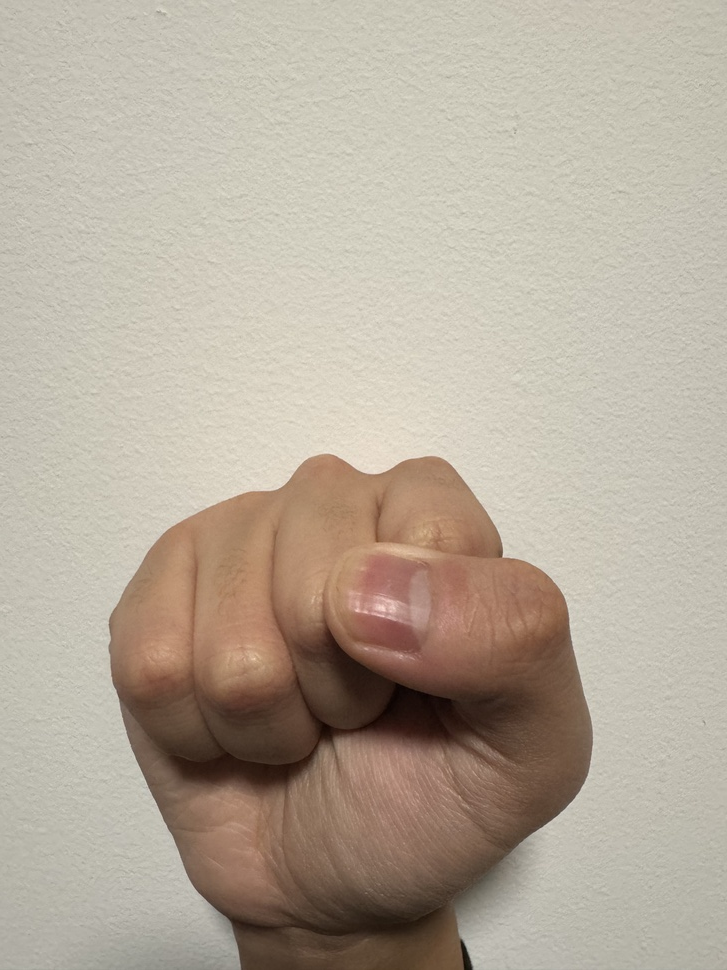
#> input picture Data/Closed_hand.jpeg, 727 x 970 px, shrunk from 3024 x 4032 before the run
$ jupyter execute newbaseline.ipynb   (text cells are left out)
#> lines starting #> are read from the running program, lines starting #| are printed output that depends on the picture; after the words box and inside, x2 and y2 are one past the last pixel; in counts of white or black regions, pixels touching at a corner belong together
[cell 1]
import cv2
import numpy as np
import sys
import os

[cell 2]
def frame_differencing(prev_frame, curr_frame):
    """Calculate frame difference."""
    diff = cv2.absdiff(curr_frame, prev_frame)
    gray = cv2.cvtColor(diff, cv2.COLOR_BGR2GRAY)
    _, thresh = cv2.threshold(gray, 30, 255, cv2.THRESH_BINARY)
    return thresh

def skin_detection(frame):
    """Detect skin in the given frame."""
    hsv = cv2.cvtColor(frame, cv2.COLOR_BGR2HSV)
    lower_skin = np.array([0, 20, 30], dtype=np.uint8)
    upper_skin = np.array([20, 255, 255], dtype=np.uint8)
    mask = cv2.inRange(hsv, lower_skin, upper_skin)
    return mask

# [22 lines left out: functions motion_energy, accumulate_motion_energy, not called in this run]

def find_centroid(binary_image):
    """Find the centroid of binary objects in the image."""
    # Calculate moments of the binary image
    moments = cv2.moments(binary_image)

    # Use the moments to calculate the centroid (cx, cy)
    if moments["m00"] != 0:
        cx = int(moments["m10"] / moments["m00"])
        cy = int(moments["m01"] / moments["m00"])
    else:
        # Default to the center of the image if no mass found
        cx, cy = binary_image.shape[1] // 2, binary_image.shape[0] // 2

    return (cx, cy)

def morph_image(image, morph, kernel_size):
    def erosion(image_cv, kernel_size=4):
        kernel = cv2.getStructuringElement(cv2.MORPH_RECT, (kernel_size, kernel_size))
        image_cv_eroded = cv2.erode(image_cv, kernel)
        return image_cv_eroded

    def dilate(image_cv, kernel_size=4):
        kernel = cv2.getStructuringElement(cv2.MORPH_RECT, (kernel_size, kernel_size))
        image_cv_dilated = cv2.dilate(image_cv, kernel)
        return image_cv_dilated

    if morph == 'dilate':
        image_morphed = dilate(image, kernel_size=kernel_size)
    elif morph == 'erode':
        image_morphed = erosion(image, kernel_size=kernel_size)
    else:
        raise NotImplementedError("Morphological operation not implemented.")

    return image_morphed

[cell 3]
# Define the directory path that contains the images
directory_path = './Data'

# Get a list of file names in the directory
file_names = os.listdir(directory_path)

# Initialize an empty list to store the images
images_with_labels = []

# Define a function to extract labels from filenames
def extract_label(file_name):
    # Assuming the label is part of the filename
    # Implement your own logic here to extract the label
    label = file_name.split('_')[0]  # Example: if file is 'cat_001.jpg', label will be 'cat'
    return label

# Loop over the file names and read each image
for file_name in file_names:
    # Construct the full file path
    file_path = os.path.join(directory_path, file_name)

    # Check if the file path is an image
    if file_path.lower().endswith(('.png', '.jpg', '.jpeg', '.bmp', '.tif', '.tiff')):
        # Read the image using cv2.imread
        image = cv2.imread(file_path)
#> image is the input picture: shape (970, 727, 3); mean B, G, R 155.7, 170.6, 181.8
        image = skin_detection(image)
#> in skin_detection, `mask = cv2.inRange(hsv, lower_skin, upper_skin)`:
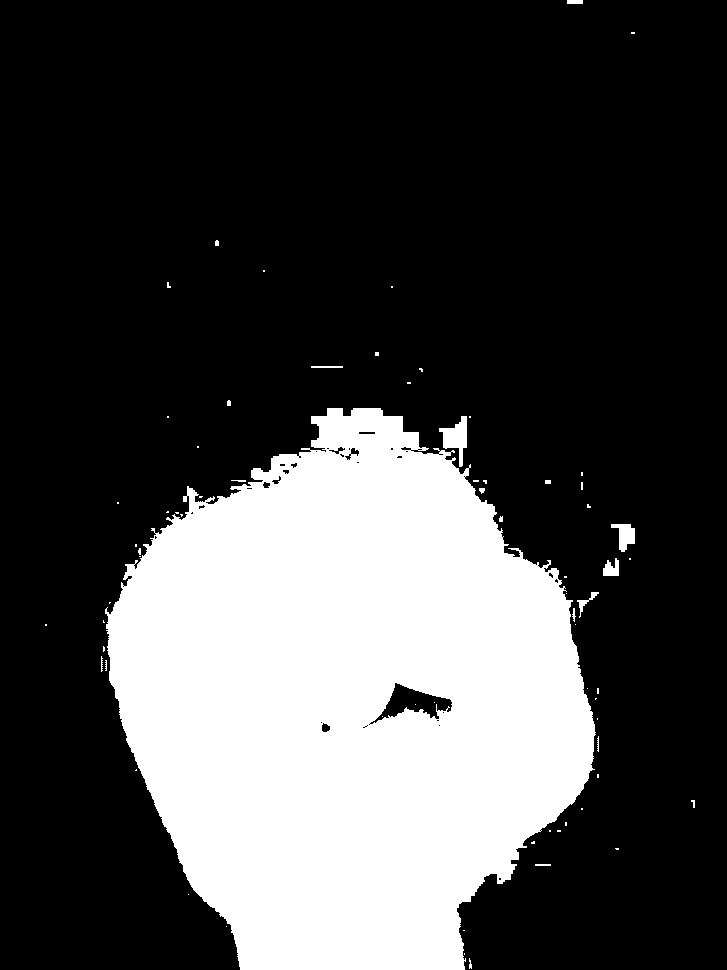
#> mask: shape (970, 727); 27.7% white; 70 white regions (51 under 20 px)

        contours, _ = cv2.findContours(image, cv2.RETR_TREE, cv2.CHAIN_APPROX_SIMPLE)
#> contours = 111 contours, 92 with area under 20; largest, box (x1, y1, x2, y2) and area: (105, 408, 596, 970) 193818, (369, 682, 453, 725) 1462, (439, 416, 467, 467) 598, (611, 524, 635, 552) 344, (603, 558, 619, 576) 166

        max_area = 0
        for cnt in contours:
            M = cv2.moments(cnt)
            if M["m00"] > max_area:  # Update for the largest contour
                max_area = M["m00"]
                perimeter = cv2.arcLength(cnt, True)
                # max_circularity = (4 * np.pi * max_area) / (perimeter ** 2) if perimeter != 0 else 0
                mu20 = M["mu20"] / M["m00"]
                mu02 = M["mu02"] / M["m00"]
                perimeter = cv2.arcLength(cnt, True)
                circularity = (4 * np.pi * max_area) / (perimeter ** 2) if perimeter != 0 else 0
#> this loop made 111 passes
#> (max_area, mu20, mu02, circularity) on passes 30, 33, 37, 54, 56: (82, 33.96, 28.5, 0.14), (166.5, 19.16, 16.08, 0.363), (343.5, 23.94, 49.29, 0.458), (598.5, 47.14, 92.65, 0.331), (193818, 13358.4, 18291, 0.341)
#> after the loop, circularity = 0.341; max_area = 193818; mu02 = 18291; mu20 = 13358.4; perimeter = 2670.6

        # Check if the image was successfully read
        if image is not None:
            label = extract_label(file_name)
            images_with_labels.append((circularity, label))  # Add a tuple (image, label) to the list
        else:
            print(f"Failed to read image: {file_path}")
    else:
        print(f"Skipped non-image file: {file_path}")
#> pass 2 of the loop `for file_name in file_names:`:
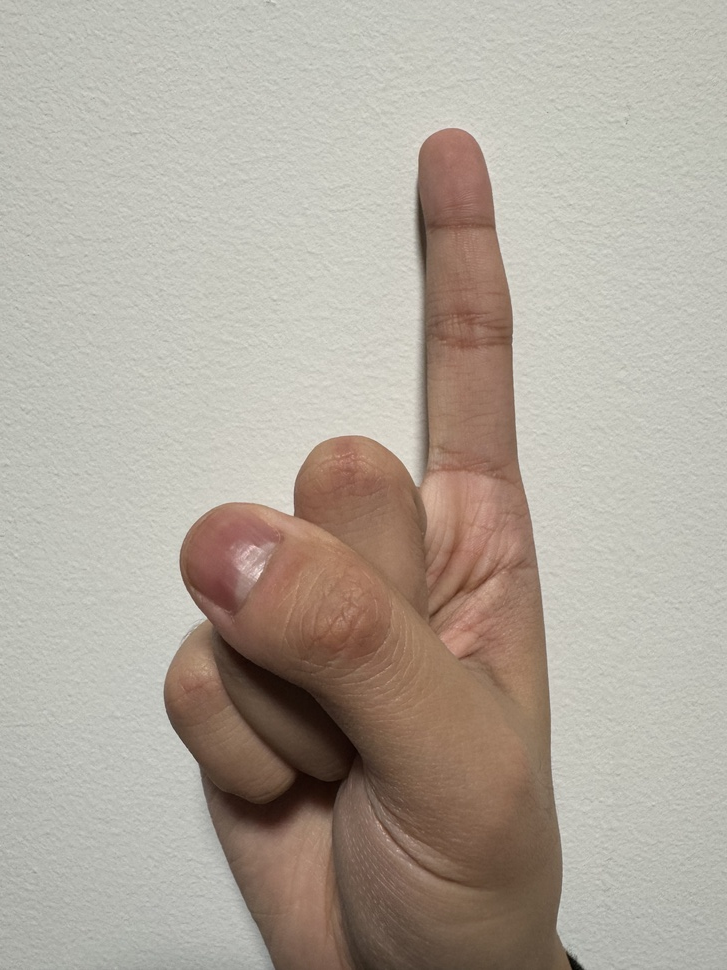
#> input picture Data/One.jpeg, 727 x 970 px, shrunk from 3024 x 4032 before the run
#> image is the input picture: shape (970, 727, 3); mean B, G, R 157.2, 168.3, 177.1
#> in skin_detection (call 2), `mask = cv2.inRange(hsv, lower_skin, upper_skin)`:
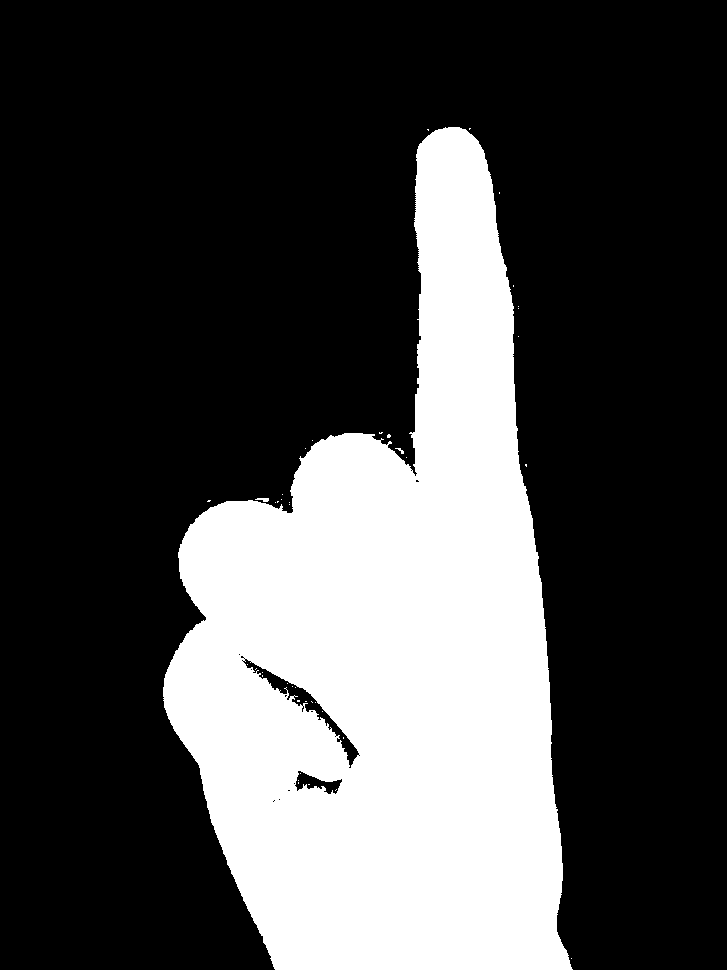
#> mask: shape (970, 727); 28.5% white; 42 white regions (39 under 20 px)
#> `contours, _ = cv2.findContours(image, cv2.RETR_TREE, cv2.CHAIN_APPROX_..`: contours = 61 contours, 57 with area under 20; largest, box (x1, y1, x2, y2) and area: (163, 127, 573, 970) 201542, (242, 658, 360, 769) 1636, (294, 770, 343, 795) 552, (255, 498, 269, 502) 22
#> the loop `for cnt in contours:` made 61 passes
#> (max_area, mu20, mu02, circularity) on passes 8, 24: (21.5, 9.18, 0.703, 0.295), (201542.5, 9626.1, 38478, 0.38)
#> after the loop `for cnt in contours:`: circularity = 0.38; max_area = 201542.5; mu02 = 38478; mu20 = 9626.1; perimeter = 2580.8


print(images_with_labels)

[cell 4]
def main():
    cap = cv2.VideoCapture(0)  # Use 0 for webcam
    threshold = 0.6
    text_label = ''

    if not cap.isOpened():
        print("Cannot open camera")
        sys.exit()

    ret, prev_frame = cap.read()
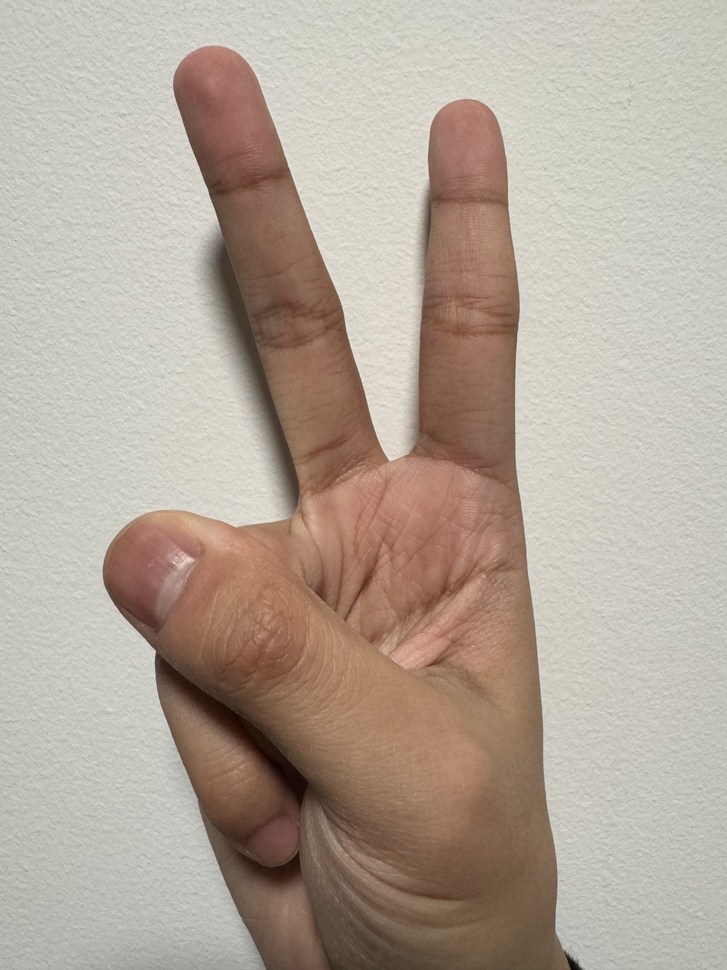
#> input picture Data/Two.jpeg, 727 x 970 px, shrunk from 3024 x 4032 before the run, given in place of the camera
#> prev_frame is the input picture: shape (970, 727, 3); mean B, G, R 153.2, 166.4, 179.5
    if not ret:
        print("Can't receive frame (stream end?). Exiting ...")
        return

    # Calculate new dimensions for cropping (50% of the original size)
    h, w = prev_frame.shape[:2]
    new_w, new_h = w // 2, h // 2

    # Calculate the offset to crop the frame to its center
    x_offset = (w - new_w) // 2
    y_offset = (h - new_h) // 2

    # Apply cropping to reduce the frame size by 50% (center of the frame)
    prev_frame = prev_frame[y_offset:y_offset+new_h, x_offset:x_offset+new_w]
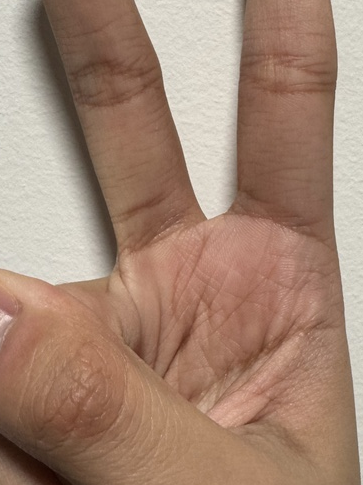
#> prev_frame: shape (485, 363, 3); mean B, G, R 115.7, 134.2, 164.1
    prev_frame = cv2.flip(prev_frame, 1)  # Flip frame
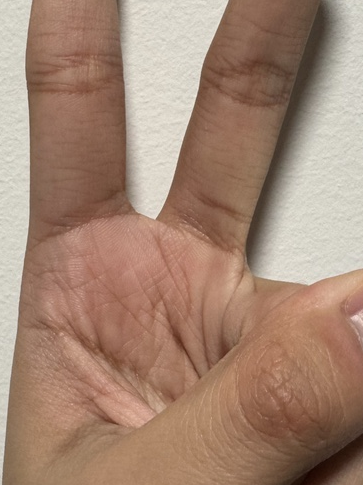
#> prev_frame: shape (485, 363, 3); mean B, G, R 115.7, 134.2, 164.1
    frames_for_motion = []
    circularity_values = []  # List to store circularity values
    max_inertia_values = []
    while True:
        ret, frame = cap.read()
        if not ret:
            break

        # Apply the same cropping to the new frame
        frame = frame[y_offset:y_offset+new_h, x_offset:x_offset+new_w]
        frame = cv2.flip(frame, 1)  # Flip frame for a mirror effect

        # Proceed with your existing processing
        frame_diff = frame_differencing(prev_frame, frame)

        eroded = morph_image(frame, 'erode', 4)
#> in erosion, `image_cv_eroded = cv2.erode(image_cv, kernel)`:
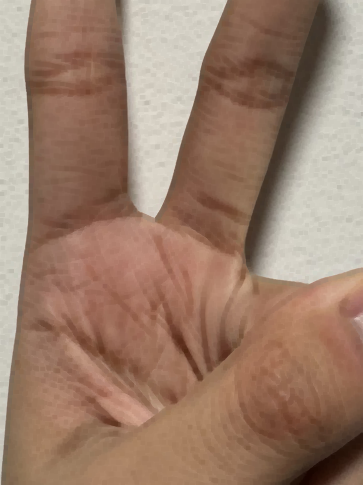
#> image_cv_eroded: shape (485, 363, 3); mean B, G, R 107.4, 126, 156
        refined = morph_image(eroded, 'dilate', 4)
        skin_mask = skin_detection(refined)
#> in skin_detection (call 5), `mask = cv2.inRange(hsv, lower_skin, upper_skin)`:
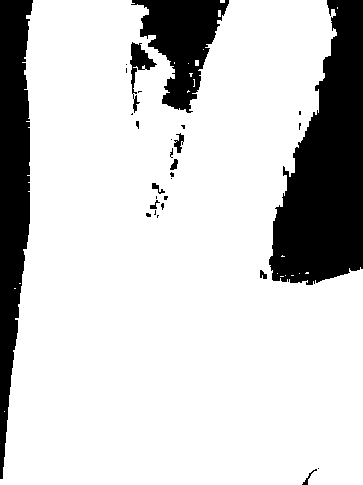
#> mask: shape (485, 363); 80.8% white; 29 black regions (19 under 20 px), largest, box (x1, y1, x2, y2) and area: (269, 0, 363, 285) 16963, (0, 0, 33, 479) 10219, (131, 0, 229, 113) 5510

        # Convert binary mask to a 3-channel BGR image to show colored centroid and boundary box
        skin_mask_color = cv2.cvtColor(skin_mask, cv2.COLOR_GRAY2BGR)
#> skin_mask_color: shape (485, 363, 3); 80.8% white; 29 black regions (19 under 20 px)

        # Existing code to calculate the centroid
        centroid = find_centroid(skin_mask)
#> in find_centroid, `moments = cv2.moments(binary_image)`: moments = moments, m00 36286245, centre m10/m00, m01/m00 = (175.8, 263.4)
#> in find_centroid, `cx = int(moments["m10"] / moments["m00"])`: cx = 175
#> in find_centroid, `cy = int(moments["m01"] / moments["m00"])`: cy = 263
#> centroid = (175, 263)

        # Draw a red dot at the centroid on the skin mask
        # Draw the centroid
        cv2.circle(skin_mask_color, centroid, 15, (0, 0, 255), -1)  # Red centroid

        # Coordinates for the text, slightly above the centroid
        text_x, text_y = centroid[0], centroid[1] - 20
#> text_x = 175; text_y = 243

        # Draw contours (boundary box) on the color mask
        contours, _ = cv2.findContours(skin_mask, cv2.RETR_TREE, cv2.CHAIN_APPROX_SIMPLE)
#> contours = 50 contours, 36 with area under 20; largest, box (x1, y1, x2, y2) and area: (0, 0, 363, 485) 142058, (129, 41, 158, 95) 592, (173, 132, 185, 154) 136, (151, 182, 166, 195) 78, (132, 94, 141, 114) 74
        cv2.drawContours(skin_mask_color, contours, -1, (255, 0, 0), 2)  # Blue contours
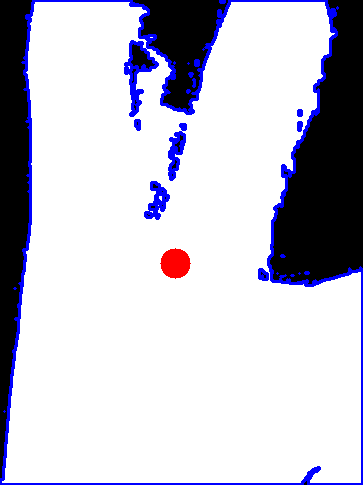
#> skin_mask_color: shape (485, 363, 3); mean B, G, R 208.5, 196, 197.1
        # [17 lines of commented-out code are left out]
        max_area = 0
        max_circularity = 0
        average_circularity = 0
        max_inertia = 0
        for cnt in contours:
            M = cv2.moments(cnt)
            if M["m00"] > max_area:  # Update for the largest contour
                max_area = M["m00"]
                perimeter = cv2.arcLength(cnt, True)
                # max_circularity = (4 * np.pi * max_area) / (perimeter ** 2) if perimeter != 0 else 0
                mu20 = M["mu20"] / M["m00"]
                mu02 = M["mu02"] / M["m00"]
                max_inertia = mu20 + mu02
                perimeter = cv2.arcLength(cnt, True)
                circularity = (4 * np.pi * max_area) / (perimeter ** 2) if perimeter != 0 else 0
#> this loop made 50 passes
#> (max_area, mu20, mu02, max_inertia, circularity) on pass 21: (142058, 8749.5, 19450.2, 28199.7, 0.309)
#> after the loop, circularity = 0.309; max_area = 142058; max_inertia = 28199.7; mu02 = 19450.2; mu20 = 8749.5; perimeter = 2404.4


        if max_area > 0:  # Check to ensure at least one contour was found
            # Update circularity values list
            circularity_values.append(circularity)
            max_inertia_values.append(max_inertia)
            if len(circularity_values) > 10:  # Keep only the last 10 values
                circularity_values.pop(0)
                max_inertia_values.pop(0)

            # Calculate the average circularity if there are enough values
            if len(circularity_values) == 10:
                average_circularity = sum(circularity_values) / len(circularity_values)
                average_inertia = sum(max_inertia_values) / len(max_inertia_values)
                text = f'Avg Circularity (10 frames): {average_circularity:.2f} Avg Inertia (10 frames): {average_inertia:.2f}'
                cv2.putText(skin_mask_color, text, (10, 50), cv2.FONT_HERSHEY_SIMPLEX,
                            0.7, (0, 0, 255), 2, cv2.LINE_AA)

                if average_circularity >= 0.1 * (1-threshold) and average_circularity <= 0.1 * (1+threshold):
                    text_label = 'Label: Open Hand'
                elif average_circularity >= 0.2 * (1-threshold) and average_circularity <= 0.2 * (1+threshold):
                    text_label = "Label: Number Two"
                elif average_circularity >= 0.3 * (1-threshold) and average_circularity <= 0.3 * (1+threshold):
                    text_label = "Label: Number One"
                elif average_circularity >= 0.6 * (1-threshold) and average_circularity <= 0.6 * (1+threshold):
                    text_label = "Label: Closed Hand"

                # elif
                cv2.putText(skin_mask_color, text_label, (10, 100), cv2.FONT_HERSHEY_SIMPLEX,
                            0.7, (0, 0, 255), 2, cv2.LINE_AA)

        # Add the text label above the centroid
        # cv2.putText(skin_mask_color, 'Centroid', (text_x, text_y), cv2.FONT_HERSHEY_SIMPLEX, 0.5, (0, 0, 255), 1, cv2.LINE_AA)
        # if max_area > 0:  # Ensure there is at least one contour
        #     text = f'Largest Contour - Circularity: {max_circularity:.2f}, Inertia: {max_inertia:.2f}'
        #     cv2.putText(skin_mask_color, text, (10, 30), cv2.FONT_HERSHEY_SIMPLEX,
        #                 0.7, (0, 0, 255), 2, cv2.LINE_AA)

        # contours, _ = cv2.findContours(skin_mask, cv2.RETR_TREE, cv2.CHAIN_APPROX_SIMPLE)
        # cv2.drawContours(skin_mask, contours, -1, (255, 0, 0), 2)  # Draw contours on the skin mask
        # cv2.imshow('Skin Mask', skin_mask)
        cv2.imshow('Skin Mask with Color', skin_mask_color)


        # Combine frame difference and skin detection for better results
        combined = cv2.bitwise_and(frame_diff, frame_diff, mask=skin_mask)

        cv2.imshow('Frame Difference', combined)

        frames_for_motion.append(combined)
        if len(frames_for_motion) > 5:  # Keeping the last 5 frames
            frames_for_motion.pop(0)

        # Calculate and visualize accumulated motion energy (optional)
        if len(frames_for_motion) >= 5:  # Ensure there are enough frames
            accumulated_me = accumulate_motion_energy(frames_for_motion)
            cv2.imshow('Accumulated Motion Energy', accumulated_me)

        if cv2.waitKey(1) & 0xFF == ord('q'):
#> (key q is pressed here)
            break

        prev_frame = frame

    cap.release()
    cv2.destroyAllWindows()
    cv2.waitKey(1)

if __name__ == "__main__":
    main()
